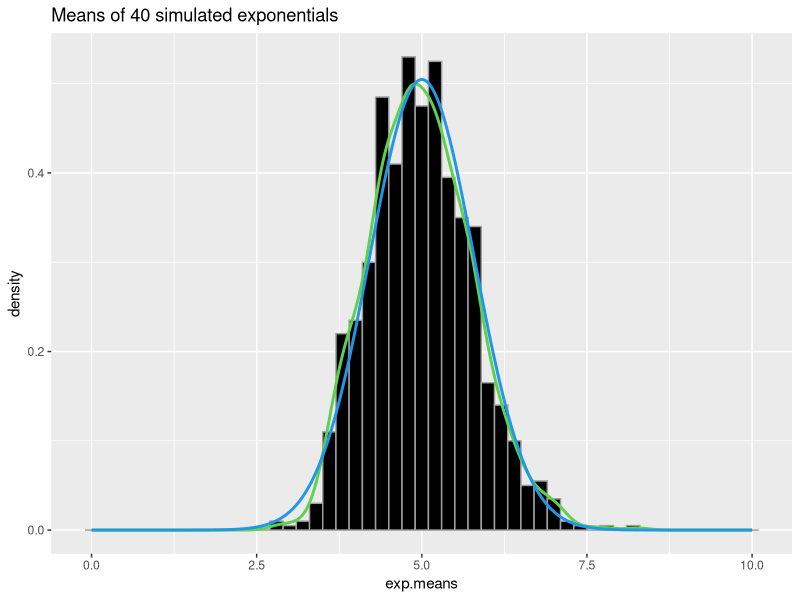

Write R code to recreate this figure.
## ---- chunk 1
exp.means<-rep(0,1000)
## ---- chunk 2
lambda = 0.2
n = 40
## ---- chunk 3
set.seed(12121)
for(i in 1:1000){
  exp.means[i]<-mean(rexp(n=40, rate = lambda))
}
## ---- chunk 4
distribution.mean <- 1 / lambda
theoretical.mean <- distribution.mean
theoretical.mean
## ---- chunk 5
sample.mean <- mean(exp.means)
sample.mean
## ---- chunk 6
distribution.varince <- 1 / (lambda ^ 2)
theoretical.variance <- distribution.varince / n
theoretical.variance
## ---- chunk 7
sample.variance <- var(exp.means)
sample.variance
## ---- chunk 8
library(ggplot2)
g<-ggplot(data = data.frame(exp.means=exp.means), aes(x =exp.means))+
  geom_histogram(aes(y=..density..), binwidth = lambda, color = 8, fill = 1)+
  geom_density(color = 3, size =1) + ggtitle("Means of 40 simulated exponentials")

x<-seq(0,10, length = 10000)
y<-dnorm(x, mean = theoretical.mean, sd = sqrt(theoretical.variance))
g + geom_line(data = data.frame(x = x, y = y), aes(x = x, y = y), color = 4, size = 1)
